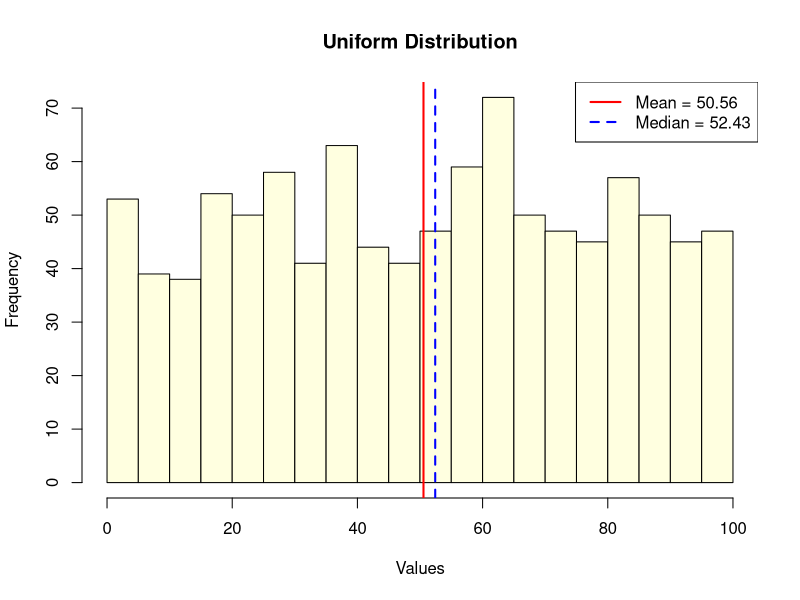
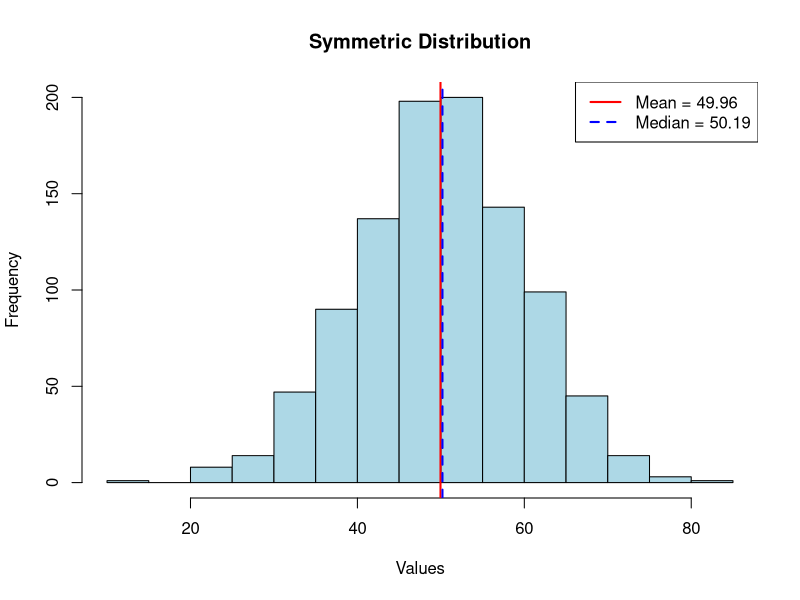
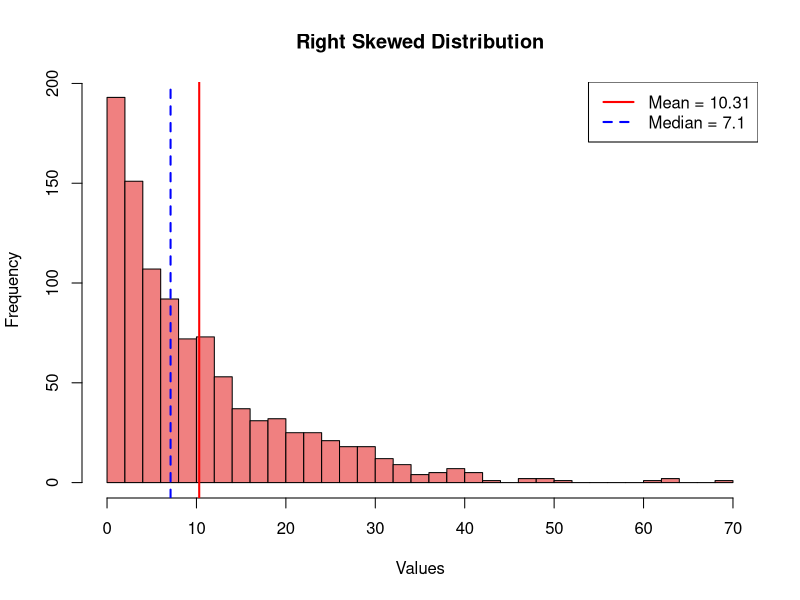
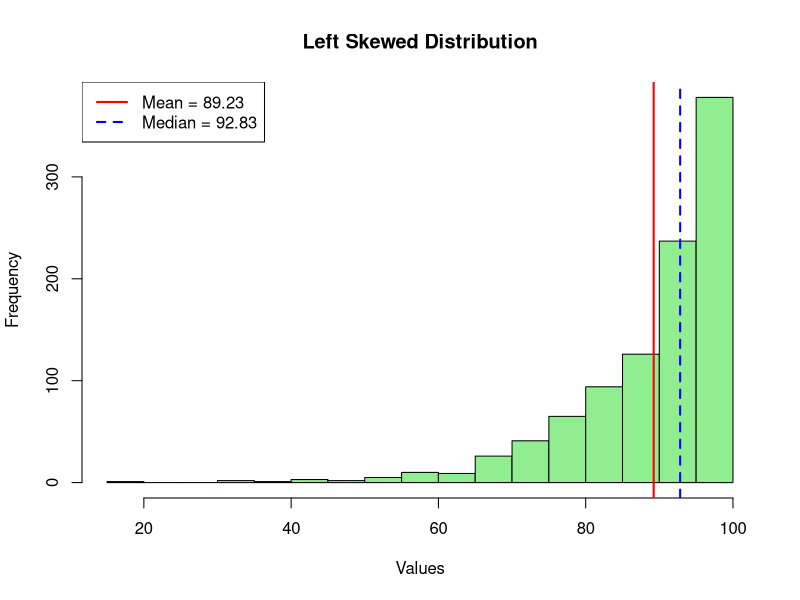
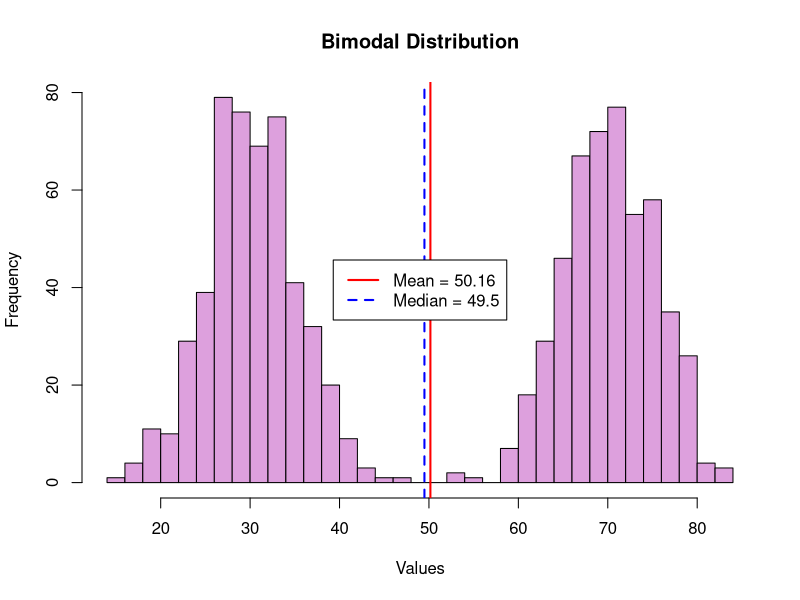
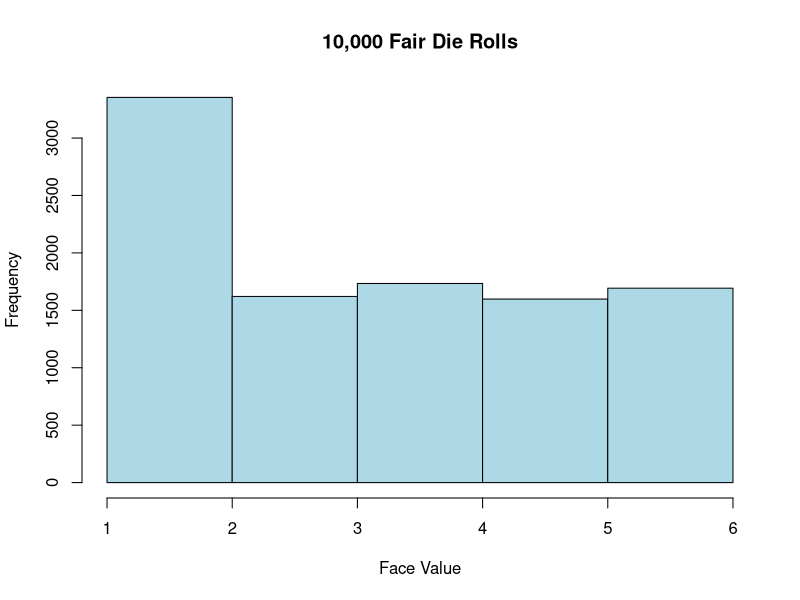
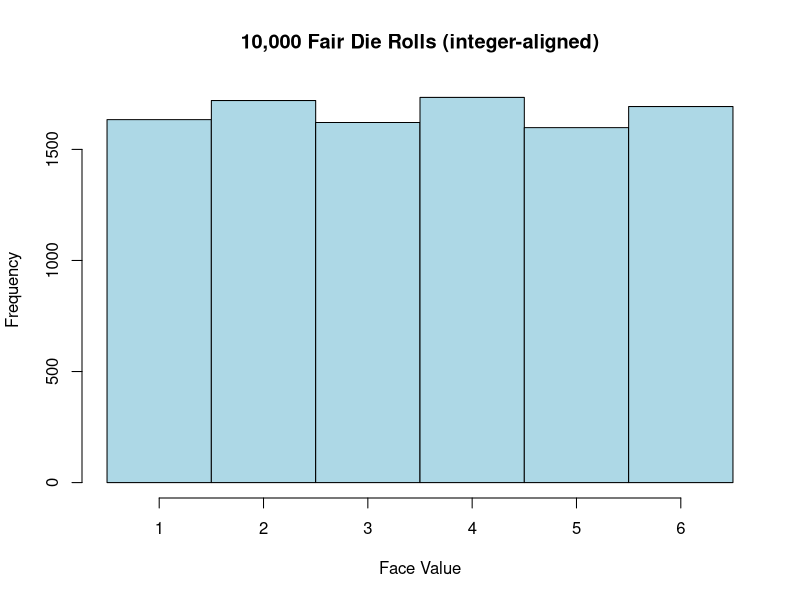
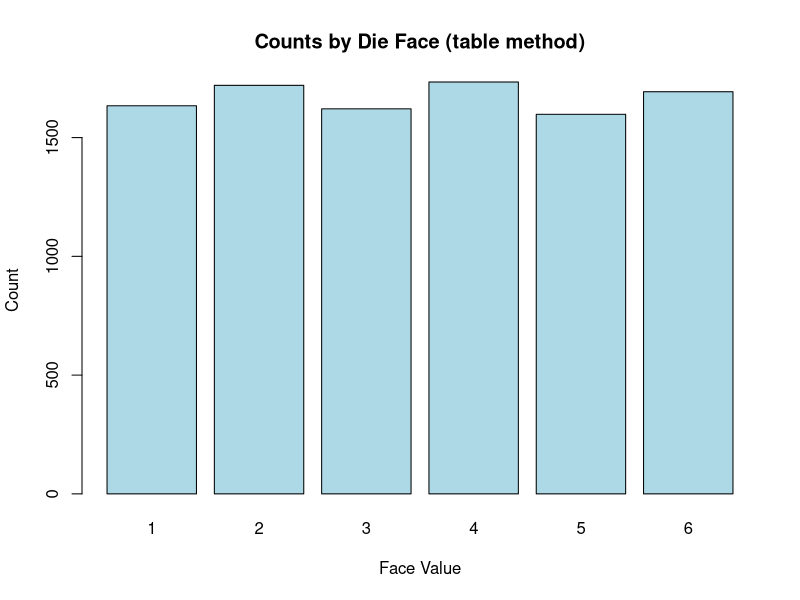

Reproduce these figures in R, in order.
## ---- chunk 1
knitr::opts_chunk$set(echo = TRUE)
## ---- chunk 2
# Generate uniform data
uniform_data <- runif(1000, min = 0, max = 100)

# Create histogram
hist(uniform_data, 
     breaks = 20,
     main = "Uniform Distribution",
     xlab = "Values",
     ylab = "Frequency",
     col = "lightyellow",
     border = "black")

# Add mean and median lines
abline(v = mean(uniform_data), col = "red", lwd = 2, lty = 1)
abline(v = median(uniform_data), col = "blue", lwd = 2, lty = 2)

# Add legend
legend("topright", 
       legend = c(paste("Mean =", round(mean(uniform_data), 2)),
                  paste("Median =", round(median(uniform_data), 2))),
       col = c("red", "blue"),
       lty = c(1, 2),
       lwd = 2,
       bg = "white",
       bty = "o")
## ---- chunk 3
# Generate symmetric (normal) data
symmetric_data <- rnorm(1000, mean = 50, sd = 10)

# Create histogram
hist(symmetric_data, 
     breaks = 20,
     main = "Symmetric Distribution",
     xlab = "Values",
     ylab = "Frequency",
     col = "lightblue",
     border = "black")

# Add mean and median lines
abline(v = mean(symmetric_data), col = "red", lwd = 2, lty = 1)
abline(v = median(symmetric_data), col = "blue", lwd = 2, lty = 2)

# Add legend
legend("topright", 
       legend = c(paste("Mean =", round(mean(symmetric_data), 2)),
                  paste("Median =", round(median(symmetric_data), 2))),
       col = c("red", "blue"),
       lty = c(1, 2),
       lwd = 2,
       bg = "white",
       bty = "o")
## ---- chunk 4
# Generate right-skewed data
right_skewed_data <- rexp(1000, rate = 0.1)

# Create histogram
hist(right_skewed_data, 
     breaks = 30,
     main = "Right Skewed Distribution",
     xlab = "Values",
     ylab = "Frequency",
     col = "lightcoral",
     border = "black")

# Add mean and median lines
abline(v = mean(right_skewed_data), col = "red", lwd = 2, lty = 1)
abline(v = median(right_skewed_data), col = "blue", lwd = 2, lty = 2)

# Add legend
legend("topright", 
       legend = c(paste("Mean =", round(mean(right_skewed_data), 2)),
                  paste("Median =", round(median(right_skewed_data), 2))),
       col = c("red", "blue"),
       lty = c(1, 2),
       lwd = 2,
       bg = "white",
       bty = "o")
## ---- chunk 5
# Generate left-skewed data
left_skewed_data <- 100 - rexp(1000, rate = 0.1)

# Create histogram
hist(left_skewed_data, 
     breaks = 30,
     main = "Left Skewed Distribution",
     xlab = "Values",
     ylab = "Frequency",
     col = "lightgreen",
     border = "black")

# Add mean and median lines
abline(v = mean(left_skewed_data), col = "red", lwd = 2, lty = 1)
abline(v = median(left_skewed_data), col = "blue", lwd = 2, lty = 2)

# Add legend
legend("topleft", 
       legend = c(paste("Mean =", round(mean(left_skewed_data), 2)),
                  paste("Median =", round(median(left_skewed_data), 2))),
       col = c("red", "blue"),
       lty = c(1, 2),
       lwd = 2,
       bg = "white",
       bty = "o")
## ---- chunk 6
# Generate bimodal data
bimodal_data <- c(rnorm(500, mean = 30, sd = 5), rnorm(500, mean = 70, sd = 5))

# Create histogram
hist(bimodal_data, 
     breaks = 30,
     main = "Bimodal Distribution",
     xlab = "Values",
     ylab = "Frequency",
     col = "plum",
     border = "black")

# Add mean and median lines
abline(v = mean(bimodal_data), col = "red", lwd = 2, lty = 1)
abline(v = median(bimodal_data), col = "blue", lwd = 2, lty = 2)

# Add legend
legend("center", 
       legend = c(paste("Mean =", round(mean(bimodal_data), 2)),
                  paste("Median =", round(median(bimodal_data), 2))),
       col = c("red", "blue"),
       lty = c(1, 2),
       lwd = 2,
       bg = "white",
       bty = "o")
## ---- chunk 7
# ⚡ Test
set.seed(2025)  # 🎯 for reproducibility
## ---- chunk 8
# ⚡ Test
dice <- sample(1:6, 10000, replace = TRUE)
## ---- chunk 9
# ✅  Verify 
hist(dice,                  # The data to plot
     breaks = 6,
     col    = "lightblue",  # Color of the bars
     main   = "10,000 Fair Die Rolls", # Title of the plot
     xlab   = "Face Value") # Label for the x-axis
## ---- chunk 10
# ⚡ Test
hist(dice,
     breaks = seq(0.5, 6.5, by = 1),  # centers bars on 1:6
     col    = "lightblue",
     main   = "10,000 Fair Die Rolls (integer-aligned)",
     xlab   = "Face Value")
## ---- chunk 11
# Alternative display for discrete data 
barplot(table(dice), 
        main = "Counts by Die Face (table method)", 
        col    = "lightblue",
        xlab = "Face Value", 
        ylab = "Count")
## ---- chunk 12
# ⚡ Test
heights <- rnorm(n = 1000, mean = 64, sd = 2.5)
## ---- chunk 13
# ✅  Verify
hist(heights,
     col    = "yellowgreen",
     main   = "Simulated Female Heights",
     xlab   = "Height (inches)")
## ---- chunk 14
# ✅  Verify
"Mean = "
mean(heights)
"SD = "
sd(heights)
## ---- chunk 15
# ⚡ Test
tails_100 <- replicate(n = 100, expr = sum(sample(0:1, 5000, TRUE)))
## ---- chunk 16
# ✅  Verify
summary(tails_100)
## ---- chunk 17
# ✅  Verify
hist(tails_100,
     col    = "gold",
     main   = "Distribution of Tails in 5,000 Coin Flips (100 reps)",
     xlab   = "Count of Tails")
## ---- chunk 18
# ⚡ Test
values_below_zero <- replicate(
  n = 200,                                     # 200 hypothetical survey runs
  expr = sum(rnorm(50, mean = 2, sd = 3) < 0)) # each run: 50 students, count opponents
## ---- chunk 19
# ✅  Investigate
# Useful summaries for discussion
mean(values_below_zero)   # typical number of opponents
sd(values_below_zero)     # how much the count varies
quantile(values_below_zero, c(.1,.5,.9))  # 10th/50th/90th percentiles
## ---- chunk 20
# Example planning thresholds (adjust to your context)
mean(values_below_zero >= 15)  # How often do we see ≥15 opponents out of 50?
## ---- chunk 21
# Alternative way to calculate probability of halt
# One-line simulation estimate:
risk_halt <- mean(replicate(200, sum(rnorm(50, 2, 3) < 0)) >= 15)
risk_halt
## ---- chunk 22
# Integer-aligned histogram + shading + on-plot probability
threshold <- 15
max_count <- max(values_below_zero)
breaks_int <- seq(2.5, max_count + 0.5, by = 1)

# ✅  Investigate
hist(values_below_zero,
     breaks = breaks_int,
     col    = "lightpink",
     main   = "Distribution of Opponents in 50-Student Surveys (200 reps)",
     xlab   = "Count of Values Below Zero")


abline(v = threshold, col = "red", lwd = 2, lty = 2) # Halt threshold
abline(v = mean(values_below_zero), col = "blue", lwd = 2, lty = 1)  # Mean line

legend("topright", 
       legend = c("Halt Threshold (15)", "Mean Count"),
       col = c("red", "blue"),
       lty = c(2, 1),
       lwd = 2,
       bg = "white",
       bty = "o")
## ---- chunk 23
# ⚡ Test
rolls <- sample(1:6, 1000, prob = c(.12,.13,.07,.23,.22,.23), replace = TRUE)
## ---- chunk 24
# ✅  Verify that relative frequencies should be near the weights
round(prop.table(table(rolls)), 3)
## ---- chunk 25
# ⚡ Test
set.seed(8000)
biased <- c(.12, .13, .07, .23, .22, .23)  # sums to 1
friend_sum <- sample(1:6, size = 1000, replace = TRUE, prob = biased) +
  sample(1:6, size = 1000, replace = TRUE, prob = biased)
## ---- chunk 26
# ⚡ Test
fair_sum <- sample(1:6, 1000, TRUE) + sample(1:6, 1000, TRUE) # no 'prob' = equal chance
## ---- chunk 27
# Proportions of each sum
ploaded <- prop.table(table(friend_sum))
pfair <- prop.table(table(fair_sum))

## ---- chunk 28
# ✅  Investigate
# Side-by-side bar plot
face_props <- rbind(Bias = ploaded, Fair = pfair)
barplot(face_props,
        beside = TRUE,
        col    = c("tomato", "steelblue"),
        main   = "Probabilities (2 Dice, 1000 rolls)",
        xlab   = "Added Face Values",
        ylab   = "Proportion")
legend("topright", legend = c("Loaded", "Fair"),
       fill = c("tomato", "steelblue"), bty = "n")
